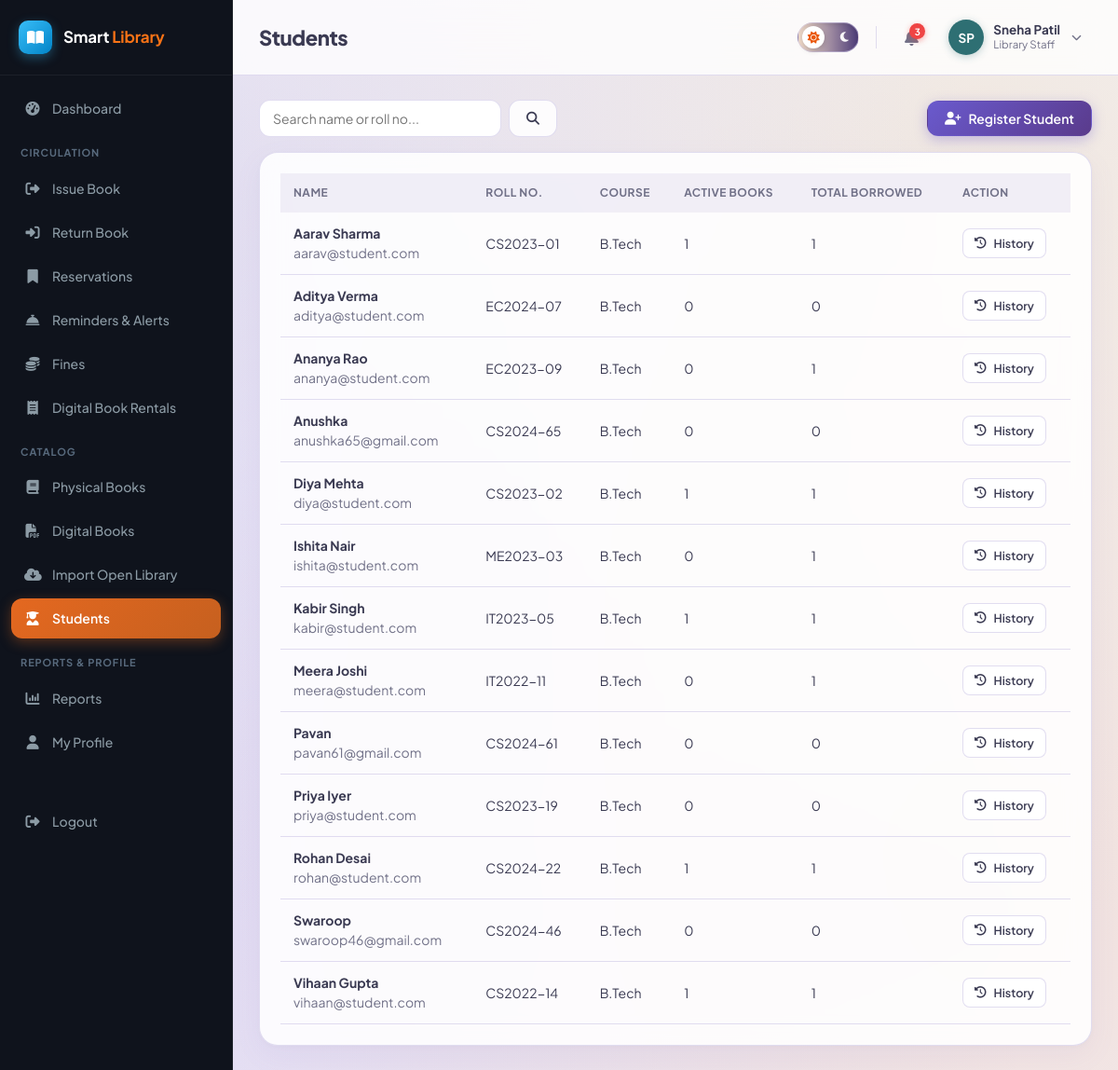
/librarian/students.php (signed in), run on the app's committed database.
### tables this page shows
CREATE TABLE students (
    id INT AUTO_INCREMENT PRIMARY KEY,
    user_id INT NOT NULL,
    roll_number VARCHAR(40) NOT NULL UNIQUE,
    course VARCHAR(100) DEFAULT NULL,
    department VARCHAR(100) DEFAULT NULL,
    year VARCHAR(20) DEFAULT NULL,
    division VARCHAR(20) DEFAULT NULL,
    address VARCHAR(255) DEFAULT NULL,
    registration_date DATE NOT NULL,
    max_books INT NOT NULL DEFAULT 3,
    created_at TIMESTAMP DEFAULT CURRENT_TIMESTAMP,
    updated_at TIMESTAMP DEFAULT CURRENT_TIMESTAMP ON UPDATE CURRENT_TIMESTAMP,
    FOREIGN KEY (user_id) REFERENCES users(id) ON DELETE CASCADE
);

CREATE TABLE users (
    id INT AUTO_INCREMENT PRIMARY KEY,
    name VARCHAR(120) NOT NULL,
    email VARCHAR(150) NOT NULL UNIQUE,
    password VARCHAR(255) NOT NULL,
    role ENUM('admin','librarian','student') NOT NULL,
    phone VARCHAR(20) DEFAULT NULL,
    photo VARCHAR(255) DEFAULT NULL,
    status ENUM('active','inactive') NOT NULL DEFAULT 'active',
    reset_token VARCHAR(255) DEFAULT NULL,
    reset_expires DATETIME DEFAULT NULL,
    created_at TIMESTAMP DEFAULT CURRENT_TIMESTAMP,
    updated_at TIMESTAMP DEFAULT CURRENT_TIMESTAMP ON UPDATE CURRENT_TIMESTAMP
);

### includes/functions.php (called while the page is built, shortened)
<?php
function e($value) {
    return htmlspecialchars($value ?? '', ENT_QUOTES, 'UTF-8');
}

### librarian/students.php (the view, shortened to what this page needs)
<?php
require_once __DIR__ . '/../includes/functions.php';
require_once __DIR__ . '/../includes/auth-check.php';
$search = trim($_GET['q'] ?? '');
$where = ''; $params = [];
$stmt = $pdo->prepare("
    SELECT s.*, u.name, u.email,
        (SELECT COUNT(*) FROM book_issues bi WHERE bi.student_id=s.id AND bi.status IN ('issued','overdue')) active_books,
        (SELECT COUNT(*) FROM book_issues bi WHERE bi.student_id=s.id) total_borrowed
    FROM students s JOIN users u ON u.id = s.user_id
    $where ORDER BY u.name");
$stmt->execute($params);
$students = $stmt->fetchAll();
include __DIR__ . '/../includes/header.php';
?>
<div class="table-toolbar">
    <form method="GET" class="flex gap-2">
        <input type="text" name="q" class="form-control" style="width:260px;" placeholder="Search name or roll no..." value="<?= e($search) ?>">
        <button class="btn btn-outline" type="submit"><i class="fa-solid fa-magnifying-glass"></i></button>
    </form>
    <button class="btn btn-primary" data-modal-open="regModal"><i class="fa-solid fa-user-plus"></i> Register Student</button>
</div>
<div class="card">
    <?php if (!$students): ?>
        <div class="empty-state"><i class="fa-solid fa-user-graduate"></i>No students found.</div>
    <?php else: ?>
    <div class="table-wrap">
        <table class="data-table">
            <thead><tr><th>Name</th><th>Roll No.</th><th>Course</th><th>Active Books</th><th>Total Borrowed</th><th>Action</th></tr></thead>
            <tbody>
            <?php foreach ($students as $s): ?>
                <tr>
                    <td><strong><?= e($s['name']) ?></strong><br><span class="text-muted"><?= e($s['email']) ?></span></td>
                    <td><?= e($s['roll_number']) ?></td>
                    <td><?= e($s['course']) ?></td>
                    <td><?= (int)$s['active_books'] ?></td>
                    <td><?= (int)$s['total_borrowed'] ?></td>
                    <td><a class="btn btn-sm btn-outline" href="students.php?history=<?= $s['id'] ?>"><i class="fa-solid fa-clock-rotate-left"></i> History</a></td>
                </tr>
            <?php endforeach; ?>
            </tbody>
        </table>
    </div>
    <?php endif; ?>
</div>
<?php include __DIR__ . '/../includes/footer.php'; ?>

### assets/css/style.css (style rules this page uses)
:root { --primary: #6A5ACD; --primary-dark: #5A3B8C; --primary-mid: #8B7CC7; --primary-light: rgba(201, 194, 227, 0.4); --lavender: #C9C2E3; --accent-orange: #C6601F; --accent-orange-hover: #d96b27; --accent-teal: #2E6F73; --accent-teal-light: rgba(46, 111, 115, 0.16); --accent-sand: #EADCC8; --accent-sand-light: rgba(234, 220, 200, 0.5); --success: #16a34a; --success-light: #dcfce7; --warning: #ca8a04; --warning-light: #fef9c3; --danger: #dc2626; --danger-light: #fee2e2; --text: #3A3A52; --text-muted: #717188; --bg: #F7F5FC; --white: #ffffff; --card-bg: rgba(255, 255, 255, 0.88); --card-border: rgba(201, 194, 227, 0.55); --border: rgba(201, 194, 227, 0.55); --gray-light: #f6f5fb; --gray: #88889d; --sidebar-w: 250px; --radius: 20px; --pill-radius: 999px; --shadow: 0 10px 30px rgba(123, 109, 216, 0.07), 0 2px 8px rgba(46, 43, 43, 0.03); }
* { box-sizing: border-box; }
body { margin: 0; font-family: 'Plus Jakarta Sans', system-ui, -apple-system, BlinkMacSystemFont, Roboto, sans-serif; background-color: var(--bg); background-image: radial-gradient(at 10% 15%, rgba(201, 194, 227, 0.45) 0px, transparent 60%), radial-gradient(at 88% 12%, rgba(234, 220, 200, 0.5) 0px, transparent 60%), radial-gradient(at 90% 85%, rgba(198, 96, 31, 0.14) 0px, transparent 65%), radial-gradient(at 15% 85%, rgba(121, 106, 220, 0.18) 0px, transparent 65%); background-attachment: fixed; color: var(--text); font-size: 15px; line-height: 1.5; -webkit-font-smoothing: antialiased; }
a { color: var(--primary); text-decoration: none; transition: color 0.15s ease; }
.card { background: var(--card-bg); border: 1px solid var(--card-border); border-radius: var(--radius); box-shadow: var(--shadow); padding: 22px; backdrop-filter: blur(14px); -webkit-backdrop-filter: blur(14px); transition: transform 0.2s ease, box-shadow 0.2s ease; }
.btn { display: inline-flex; align-items: center; gap: 8px; padding: 9px 18px; border-radius: 12px; border: 1px solid transparent; font-size: 14px; font-weight: 600; cursor: pointer; text-decoration: none; font-family: inherit; transition: all 0.18s ease; }
.btn-primary { background: linear-gradient(135deg, #6A5ACD 0%, #5A3B8C 100%); color: #ffffff; box-shadow: 0 4px 14px rgba(106, 90, 205, 0.35); }
.btn-outline { background: var(--card-bg); border-color: var(--border); color: var(--text); }
.btn-sm { padding: 6px 12px; font-size: 12.5px; border-radius: 8px; }
.form-control { width: 100%; padding: 10px 14px; border: 1px solid var(--border); border-radius: 12px; font-size: 14px; background: var(--white); color: var(--text); font-family: inherit; transition: border-color 0.15s ease, box-shadow 0.15s ease; }
.table-wrap { overflow-x: auto; }
table.data-table { width: 100%; border-collapse: collapse; font-size: 14px; }
.data-table th { text-align: left; padding: 12px 14px; background: rgba(201, 194, 227, 0.25); font-weight: 700; font-size: 12px; text-transform: uppercase; letter-spacing: 0.04em; color: var(--text-muted); white-space: nowrap; }
.data-table td { padding: 12px 14px; border-bottom: 1px solid var(--border); vertical-align: middle; }
.table-toolbar { display: flex; justify-content: space-between; align-items: center; margin-bottom: 16px; gap: 12px; flex-wrap: wrap; }
.text-muted { color: var(--text-muted); }
.flex { display: flex; }
.gap-2 { gap: 8px; }

### data on the page
students: user.name "Aarav Sharma", user.email "aarav@student.com", roll_number "CS2023-01", course "B.Tech", active_books "1", total_borrowed "1"
students: user.name "Aditya Verma", user.email "aditya@student.com", roll_number "EC2024-07", course "B.Tech", active_books "0", total_borrowed "0"
students: user.name "Ananya Rao", user.email "ananya@student.com", roll_number "EC2023-09", course "B.Tech", active_books "0", total_borrowed "1"
students: user.name "Anushka", user.email "anushka65@gmail.com", roll_number "CS2024-65", course "B.Tech", active_books "0", total_borrowed "0"
students: user.name "Diya Mehta", user.email "diya@student.com", roll_number "CS2023-02", course "B.Tech", active_books "1", total_borrowed "1"
students: user.name "Ishita Nair", user.email "ishita@student.com", roll_number "ME2023-03", course "B.Tech", active_books "0", total_borrowed "1"
students: user.name "Kabir Singh", user.email "kabir@student.com", roll_number "IT2023-05", course "B.Tech", active_books "1", total_borrowed "1"
students: user.name "Meera Joshi", user.email "meera@student.com", roll_number "IT2022-11", course "B.Tech", active_books "0", total_borrowed "1"
students: user.name "Pavan", user.email "pavan61@gmail.com", roll_number "CS2024-61", course "B.Tech", active_books "0", total_borrowed "0"
students: user.name "Priya Iyer", user.email "priya@student.com", roll_number "CS2023-19", course "B.Tech", active_books "0", total_borrowed "0"
students: user.name "Rohan Desai", user.email "rohan@student.com", roll_number "CS2024-22", course "B.Tech", active_books "1", total_borrowed "1"
students: user.name "Swaroop", user.email "swaroop46@gmail.com", roll_number "CS2024-46", course "B.Tech", active_books "0", total_borrowed "0"
students: user.name "Vihaan Gupta", user.email "vihaan@student.com", roll_number "CS2022-14", course "B.Tech", active_books "1", total_borrowed "1"

### other printed values
$label "Dashboard"
$item['_section'] "CIRCULATION"
$label "Issue Book"
$label "Return Book"
$label "Reservations"
$label "Reminders & Alerts"
$label "Fines"
$label "Digital Book Rentals"
$item['_section'] "CATALOG"
$label "Physical Books"
$label "Digital Books"
$label "Import Open Library"
$label "Students"
$item['_section'] "REPORTS & PROFILE"
$label "Reports"
